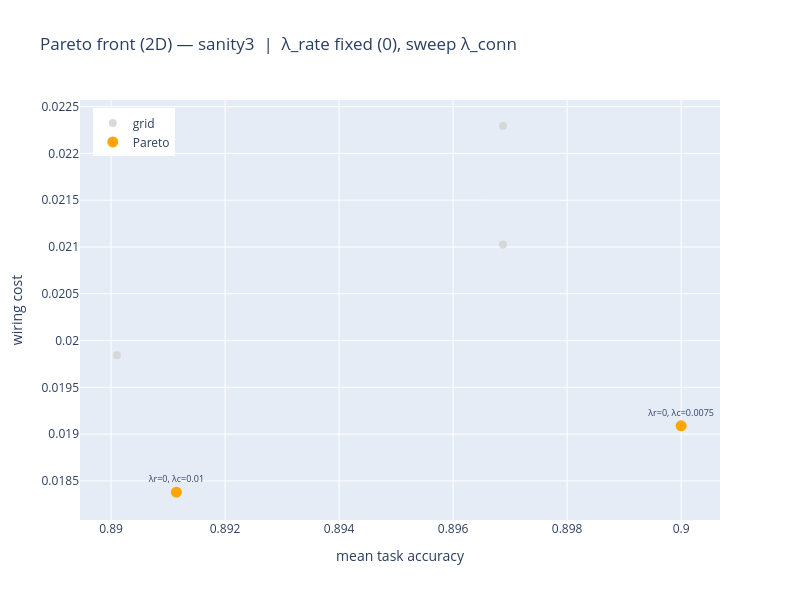

Source (notebook cell):
### Code cell
import plotly.graph_objects as go

pareto = df["is_pareto"].astype(bool)

def hover_text(sub):
    return [
        f"λ_rate={r.lambda_rate:.4g}<br>"
        f"λ_conn={r.lambda_connectivity:.4g}<br>"
        f"acc={r.mean_acc:.3f}  min={getattr(r, 'min_task_acc', float('nan')):.3f}<br>"
        f"task={r.task_loss:.4f}<br>"
        f"meta={r.metabolic_cost:.4f}<br>"
        f"wire={r.wiring_cost:.4f}"
        for r in sub.itertuples()
    ]

grid = df.loc[~pareto]
front = df.loc[pareto]
battery = meta.get("task_battery", "")

if len(pareto_objectives) == 2:
    xcol, ycol = pareto_objectives
    if sweep_mode == "connectivity":
        sweep_label = (
            f"λ_rate fixed ({df['lambda_rate'].iloc[0]:.4g}), sweep λ_conn"
        )
    else:
        sweep_label = (
            f"λ_conn fixed ({df['lambda_connectivity'].iloc[0]:.4g}), sweep λ_rate"
        )
    fig = go.Figure()
    fig.add_trace(
        go.Scatter(
            x=grid[xcol],
            y=grid[ycol],
            mode="markers",
            name="grid",
            marker=dict(size=8, color="lightgray", opacity=0.85),
            text=hover_text(grid),
            hoverinfo="text",
        )
    )
    fig.add_trace(
        go.Scatter(
            x=front[xcol],
            y=front[ycol],
            mode="markers+text",
            name="Pareto",
            marker=dict(size=11, color="orange"),
            text=[
                f"λr={r.lambda_rate:.3g}, λc={r.lambda_connectivity:.3g}"
                for r in front.itertuples()
            ],
            textposition="top center",
            textfont=dict(size=9),
            hovertext=hover_text(front),
            hoverinfo="text",
        )
    )
    fig.update_layout(
        title=f"Pareto front (2D) — {battery}  |  {sweep_label}",
        xaxis_title=OBJECTIVE_LABELS[xcol],
        yaxis_title=OBJECTIVE_LABELS[ycol],
        width=800,
        height=600,
        legend=dict(x=0.02, y=0.98),
    )
else:
    x3, y3, z3 = pareto_objectives
    fig = go.Figure()
    fig.add_trace(
        go.Scatter3d(
            x=grid[x3],
            y=grid[y3],
            z=grid[z3],
            mode="markers",
            name="grid",
            marker=dict(size=5, color="lightgray", opacity=0.85),
            text=hover_text(grid),
            hoverinfo="text",
        )
    )
    fig.add_trace(
        go.Scatter3d(
            x=front[x3],
            y=front[y3],
            z=front[z3],
            mode="markers+text",
            name="Pareto",
            marker=dict(size=8, color="orange"),
            text=[f"({r.lambda_rate:.3g}, {r.lambda_connectivity:.3g})" for r in front.itertuples()],
            textposition="top center",
            textfont=dict(size=10),
            hovertext=hover_text(front),
            hoverinfo="text",
        )
    )
    fig.update_layout(
        title=f"Pareto front (3D) — {battery} ({len(df)} runs)",
        scene=dict(
            xaxis_title=OBJECTIVE_LABELS[x3],
            yaxis_title=OBJECTIVE_LABELS[y3],
            zaxis_title=OBJECTIVE_LABELS[z3],
            aspectmode="cube",
        ),
        width=900,
        height=700,
        legend=dict(x=0.02, y=0.98),
    )

fig.show()

### Figure 1 — Plotly figure (JSON) as saved in the notebook; plotly's stock layout.template omitted (floating-point values rounded to 4 significant figures)
{"data": [{"hoverinfo": "text", "marker": {"color": "lightgray", "opacity": 0.85, "size": 8}, "mode": "markers", "name": "grid", "text": ["λ_rate=0<br>λ_conn=0<br>acc=0.897  min=0.750<br>task=0.0318<br>meta=1.1868<br>wire=0.0223", "λ_rate=0<br>λ_conn=0.0025<br>acc=0.897  min=0.755<br>task=0.0312<br>meta=1.3006<br>wire=0.0210", "λ_rate=0<br>λ_conn=0.005<br>acc=0.890  min=0.727<br>task=0.0324<br>meta=1.3522<br>wire=0.0198"], "type": "scatter", "x": [0.8969, 0.8969, 0.8901], "y": [0.02229, 0.02103, 0.01984]}, {"hoverinfo": "text", "hovertext": ["λ_rate=0<br>λ_conn=0.0075<br>acc=0.900  min=0.766<br>task=0.0317<br>meta=1.2232<br>wire=0.0191", "λ_rate=0<br>λ_conn=0.01<br>acc=0.891  min=0.772<br>task=0.0312<br>meta=1.2593<br>wire=0.0184"], "marker": {"color": "orange", "size": 11}, "mode": "markers+text", "name": "Pareto", "text": ["λr=0, λc=0.0075", "λr=0, λc=0.01"], "textfont": {"size": 9}, "textposition": "top center", "type": "scatter", "x": [0.9, 0.8911], "y": [0.01909, 0.01838]}], "layout": {"height": 600, "legend": {"x": 0.02, "y": 0.98}, "title": {"text": "Pareto front (2D) — sanity3  |  λ_rate fixed (0), sweep λ_conn"}, "width": 800, "xaxis": {"title": {"text": "mean task accuracy"}}, "yaxis": {"title": {"text": "wiring cost"}}}}
